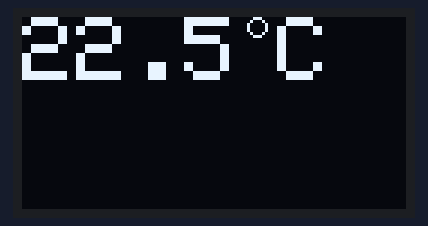
This sketch was run on a simulated Arduino Uno, built with avr-gcc and run on an emulated ATmega328P. Shown: 128×64 one-colour display.

Above: at 0.1 s.
At 5.0 s:
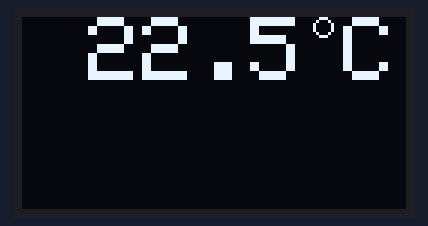
At 10.1 s:
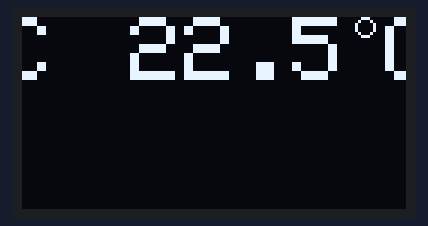
At 20.0 s:
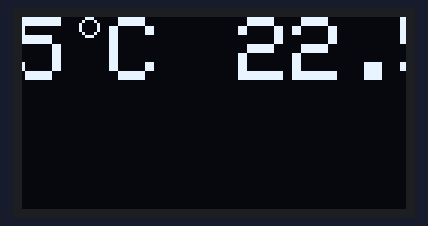
At 29.9 s:
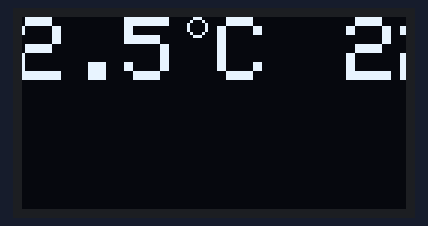
At 39.8 s:
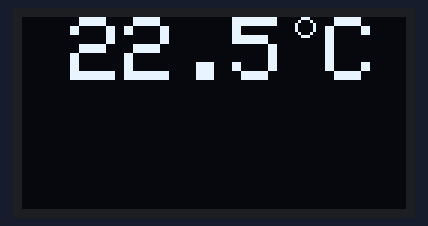

The sketch:

affiche_oled_test.ino
```cpp
#include <Adafruit_GFX.h>
#include <Adafruit_SSD1306.h>

#define OLED_RESET 0  // GPIO0
Adafruit_SSD1306 OLED(OLED_RESET);

void setup()   {
  OLED.begin();
  OLED.clearDisplay();

  OLED.setTextSize(3);
  OLED.setTextColor(WHITE);
  OLED.print("22.5");
  OLED.setCursor(85,0);
  OLED.print("C");
  OLED.drawCircle(78, 3, 3, WHITE);
  OLED.display();
  OLED.startscrollleft(0x00, 0x0F); //make display scroll
//
//  //Add stuff into the 'display buffer'
//  OLED.setTextWrap(false);
//  OLED.setTextSize(1);
//  OLED.setTextColor(WHITE);
//  OLED.setCursor(0,0);
//  OLED.println("automatedhome.party");
//
//  OLED.display(); //output 'display buffer' to screen
//  OLED.startscrollleft(0x00, 0x0F); //make display scroll
}

void loop() {
}
```
